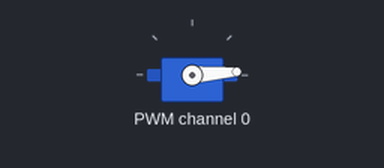
Bench run of a program on a simulated Raspberry Pi (BCM pin numbers). Shown: servo. Servo angles are drawn from the pulse width (0.5 ms = 0°, 2.5 ms = 180°).

Above: at 1.05 s.
At 5.45 s:
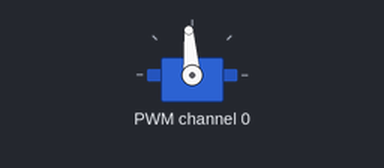
At 9.95 s:
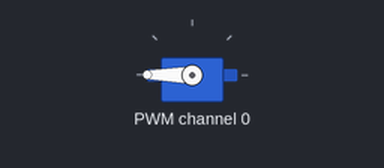
At 18.95 s:
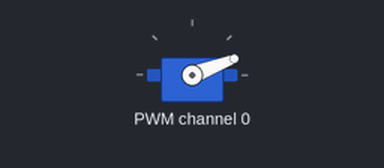
Timing chart, 0 to 25.4 s (numbered marks = the images above):
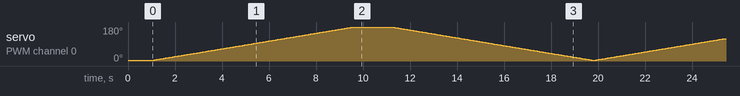

The program:

servo_slow.py
```python
import Adafruit_PCA9685
import time

pwm = Adafruit_PCA9685.PCA9685()
pwm.set_pwm_freq(50)

pwm.set_pwm(0,0,110)
time.sleep(1)

while True:
  for duty in range(110, 551):     # duty : 100~560
    pwm.set_pwm(0,0,duty)
    time.sleep(0.02)
  for duty in range(550, 109, -1):
    pwm.set_pwm(0,0,duty)
    time.sleep(0.02)
```
